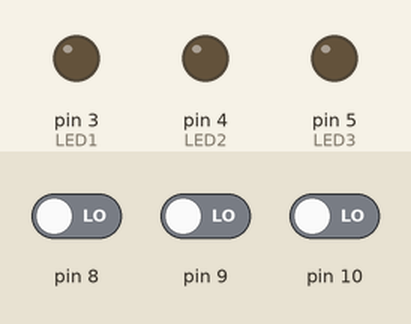
Simulated run of this sketch. Board: Arduino Uno, built with avr-gcc and run on an emulated ATmega328P. Parts: output pins drawn as LEDs (lit = HIGH). Dashed ring = blinking. The inputs (shaded band) are chosen by the test bench; at power-on: pin 9 LOW, pin 10 LOW, pin 8 LOW.

Above: at 1.4 s.
1.5 s: pin 9 driven HIGH
At 3.0 s:
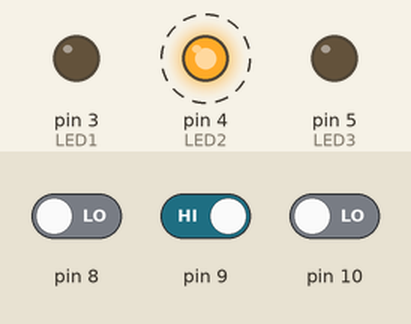
4.5 s: pin 10 driven HIGH
At 4.84 s:
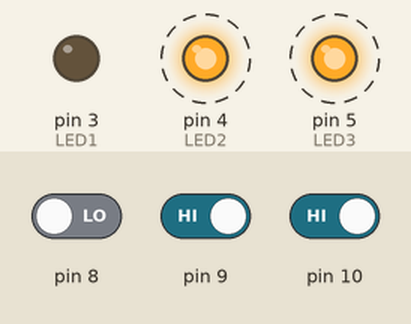
7.5 s: pin 8 driven HIGH
At 9.0 s:
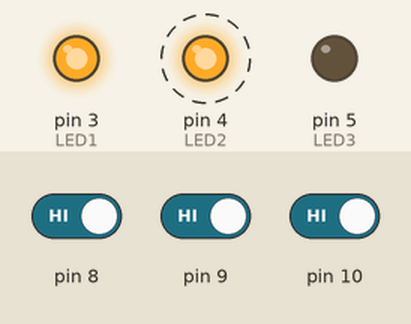
Timing chart, 0 to 16.5 s (numbered marks = the images above; inputs shaded):
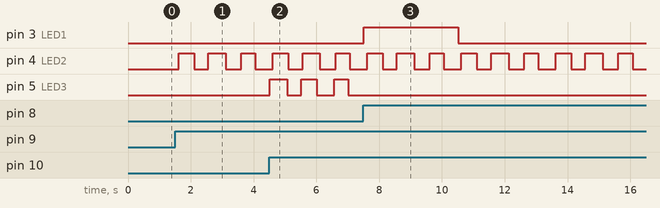

Measured:
- after the input at 1.5 s, pin 4 (LED2): alternates HIGH for 0.49 s and LOW for 0.47 s, starting after 0.11 s
- after the input at 4.5 s, pin 5 (LED3): alternates HIGH for 0.49 s and LOW for 0.50 s, starting at once
- after the input at 7.5 s, pin 3 (LED1): LOW → HIGH at once, → LOW 3.0 s later

The sketch:

Assignment8.ino
```cpp
#include <Arduino_FreeRTOS.h>
#include <queue.h>

#define BT1 8
#define BT2 9
#define BT3 10
#define LED1 3
#define LED2 4
#define LED3 5

// Copy for task pvParameters reference
const uint16_t Button1 = BT1;
const uint16_t Button2 = BT2;
const uint16_t Button3 = BT3;

QueueHandle_t Queue1;
QueueHandle_t Queue2;
QueueHandle_t Queue3;

void setup() {
  Serial.begin(9600);
  // Create queues of size 5
  Queue1 =  xQueueCreate(5, sizeof(int16_t));
  Queue2 =  xQueueCreate(5, sizeof(int16_t));
  Queue3 =  xQueueCreate(5, sizeof(int16_t));
  // Tasks for buttons
  xTaskCreate(ButtonTask, "Button 1 Task", 100, (void*) &Button1, 1, NULL);
  xTaskCreate(ButtonTask, "Button 2 Task", 100, (void*) &Button2, 1, NULL);
  xTaskCreate(ButtonTask, "Button 3 Task", 100, (void*) &Button3, 1, NULL);
  // Tasks for leds
  xTaskCreate(Led1_Task, "LED1 Task", 100, NULL, 1, NULL);
  xTaskCreate(Led2_Task, "LED2 Task", 100, NULL, 1, NULL);
  xTaskCreate(Led3_Task, "LED3 Task", 100, NULL, 1, NULL);
}

void ButtonTask(void* pvParameters) {
  const TickType_t xTicksToWait = pdMS_TO_TICKS(10);
  uint16_t* thisButton = (uint16_t*) pvParameters;
  int16_t valueToSend = 0;
  int16_t lastPush = LOW;
  uint32_t timeNow = 0;
  uint32_t lastTime = 0;
  uint32_t timeDebounce = 200;

  // Queue for this button
  QueueHandle_t thisQueue;
  if (*thisButton == BT1) {
    thisQueue = Queue1;
  }
  else if (*thisButton == BT2) {
    thisQueue = Queue2;
  }
  else if (*thisButton == BT3) {
    thisQueue = Queue3;
  }

  pinMode(*thisButton, INPUT);

  while(1)
  {
    // Send LOW if not push
    valueToSend = LOW;

    timeNow = millis();
    if (timeNow - lastTime > timeDebounce) {
      int16_t readValue = digitalRead(*thisButton);
      // Send HIGH on first push
      if (readValue == HIGH && lastPush == LOW) {
        valueToSend = HIGH;
        lastTime = timeNow;
      }
      // Update last push
      if (readValue != lastPush) {
        lastPush = readValue;
      }
    }
    xQueueSend(thisQueue, &valueToSend, xTicksToWait);
    vTaskDelay(10);
  }
}

void Led1_Task(void* pvParameters) {
  const TickType_t xTicksToWait = pdMS_TO_TICKS(100);
  int16_t valueReceived = 0;
  uint32_t startTime;
  bool startGlow = false;
  pinMode(LED1, OUTPUT);
  digitalWrite(LED1, LOW);

  while(1)
  {
    // Get button push
    if (xQueueReceive(Queue1, &valueReceived, xTicksToWait) == pdPASS) {
      if (valueReceived == HIGH) {
        startGlow = true;
        startTime = millis();
      }
    }

    // Glow for 3 seconds, increase time if push again
    if (startGlow) {
      if (millis() - startTime < 3000) {
        digitalWrite(LED1, HIGH);
      }
      else {
        startGlow = false;
        digitalWrite(LED1, LOW);
      }
    }
    vTaskDelay(1);
  }
}

void Led2_Task(void* pvParameters) {
  const TickType_t xTicksToWait = pdMS_TO_TICKS(100);
  int16_t valueReceived = 0;
  uint32_t startTime;
  bool startBlink = false;
  bool glow = false;
  pinMode(LED2, OUTPUT);
  digitalWrite(LED2, LOW);

  while(1)
  {
    // Get button push
    if (xQueueReceive(Queue2, &valueReceived, xTicksToWait) == pdPASS) {
      if (valueReceived == HIGH) {
        startBlink = !startBlink;
        startTime = millis();
        digitalWrite(LED2, LOW);
      }
    }

    // Blink until push again
    if (startBlink) {
      digitalWrite(LED2, glow);

      if ((millis() - startTime) % 1000 < 500) {
        glow = true;
      }
      else {
        glow = false;
      }
    }
    vTaskDelay(1);
  }
}

void Led3_Task(void* pvParameters) {
  const TickType_t xTicksToWait = pdMS_TO_TICKS(100);
  int16_t valueReceived = 0;
  uint32_t startTime;
  bool startBlink = false;
  pinMode(LED3, OUTPUT);
  digitalWrite(LED3, LOW);

  while(1)
  {
    // Get button push
    if (xQueueReceive(Queue3, &valueReceived, xTicksToWait) == pdPASS) {
      if (valueReceived == HIGH && startBlink == false) {
        startBlink = true;
        startTime = millis();
      }
    }

    // Blink 3 times
    if (startBlink) {
      uint32_t timePass = millis() - startTime;
      if (timePass < 2500) {
        if (timePass % 1000 < 500) {
          digitalWrite(LED3, HIGH);
        }
        else {
          digitalWrite(LED3, LOW);
        }
      }
      else {
        startBlink = false;
        digitalWrite(LED3, LOW);
      }
    }
    vTaskDelay(1);
  }
}

void loop() {}
```
